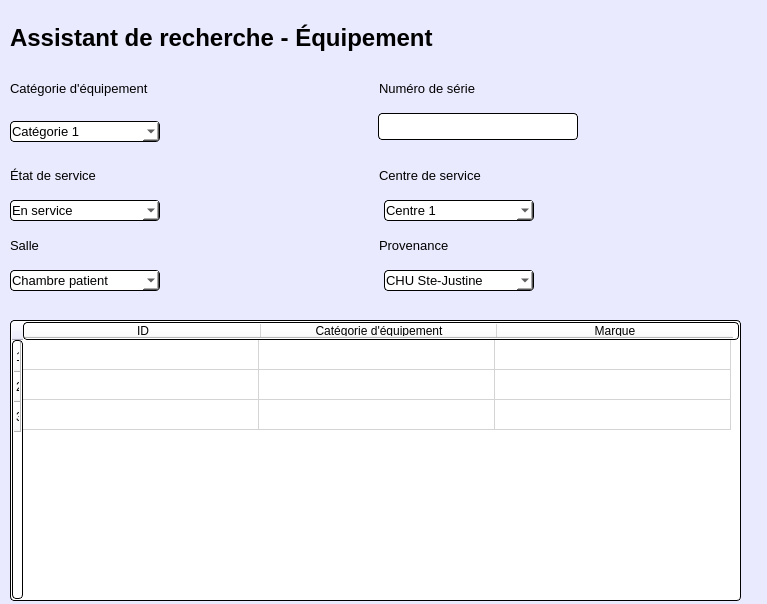
<?xml version="1.0" encoding="UTF-8"?>
<ui version="4.0">
 <class>fenetre_recherche</class>
 <widget class="QDialog" name="fenetre_recherche">
  <property name="geometry">
   <rect>
    <x>0</x>
    <y>0</y>
    <width>767</width>
    <height>604</height>
   </rect>
  </property>
  <property name="windowTitle">
   <string>Dialog</string>
  </property>
  <property name="styleSheet">
   <string notr="true">background-color: rgb(234, 234, 255);</string>
  </property>
  <widget class="QWidget" name="horizontalLayoutWidget">
   <property name="geometry">
    <rect>
     <x>10</x>
     <y>-3</y>
     <width>581</width>
     <height>81</height>
    </rect>
   </property>
   <layout class="QHBoxLayout" name="horizontalLayout">
    <item>
     <widget class="QLabel" name="title">
      <property name="font">
       <font>
        <family>MS Shell Dlg 2</family>
        <pointsize>18</pointsize>
        <weight>75</weight>
        <bold>true</bold>
       </font>
      </property>
      <property name="styleSheet">
       <string notr="true"/>
      </property>
      <property name="text">
       <string>Assistant de recherche - Équipement</string>
      </property>
     </widget>
    </item>
    <item>
     <spacer name="horizontalSpacer_7">
      <property name="orientation">
       <enum>Qt::Horizontal</enum>
      </property>
      <property name="sizeType">
       <enum>QSizePolicy::Fixed</enum>
      </property>
      <property name="sizeHint" stdset="0">
       <size>
        <width>30</width>
        <height>20</height>
       </size>
      </property>
     </spacer>
    </item>
    <item>
     <widget class="QLabel" name="label">
      <property name="text">
       <string/>
      </property>
      <property name="pixmap">
       <pixmap>../../../../Downloads/magnifying-glass.png</pixmap>
      </property>
      <property name="margin">
       <number>0</number>
      </property>
     </widget>
    </item>
   </layout>
  </widget>
  <widget class="QWidget" name="verticalLayoutWidget">
   <property name="geometry">
    <rect>
     <x>10</x>
     <y>70</y>
     <width>731</width>
     <height>221</height>
    </rect>
   </property>
   <layout class="QVBoxLayout" name="verticalLayout">
    <item>
     <layout class="QHBoxLayout" name="horizontalLayout_7">
      <item alignment="Qt::AlignLeft">
       <widget class="QLabel" name="categorie">
        <property name="font">
         <font>
          <family>MS Shell Dlg 2</family>
          <pointsize>10</pointsize>
          <weight>50</weight>
          <bold>false</bold>
         </font>
        </property>
        <property name="text">
         <string>Catégorie d'équipement</string>
        </property>
       </widget>
      </item>
      <item>
       <widget class="QLabel" name="NoSerie">
        <property name="font">
         <font>
          <family>MS Shell Dlg 2</family>
          <pointsize>10</pointsize>
          <weight>50</weight>
          <bold>false</bold>
         </font>
        </property>
        <property name="text">
         <string>Numéro de série</string>
        </property>
       </widget>
      </item>
     </layout>
    </item>
    <item>
     <layout class="QHBoxLayout" name="horizontalLayout_6">
      <property name="spacing">
       <number>0</number>
      </property>
      <property name="sizeConstraint">
       <enum>QLayout::SetMaximumSize</enum>
      </property>
      <item>
       <widget class="QComboBox" name="boite_categorie">
        <property name="minimumSize">
         <size>
          <width>150</width>
          <height>0</height>
         </size>
        </property>
        <property name="maximumSize">
         <size>
          <width>500</width>
          <height>16777215</height>
         </size>
        </property>
        <property name="font">
         <font>
          <family>Arial</family>
          <pointsize>10</pointsize>
         </font>
        </property>
        <property name="styleSheet">
         <string notr="true">padding: 1px;
border-style: solid;
border: 1px solid black;
border-radius: 4px;
background:rgb(255, 255, 255)</string>
        </property>
        <item>
         <property name="text">
          <string>Catégorie 1</string>
         </property>
        </item>
        <item>
         <property name="text">
          <string>Catégorie 2</string>
         </property>
        </item>
        <item>
         <property name="text">
          <string>Catégorie 3</string>
         </property>
        </item>
       </widget>
      </item>
      <item>
       <spacer name="horizontalSpacer">
        <property name="orientation">
         <enum>Qt::Horizontal</enum>
        </property>
        <property name="sizeType">
         <enum>QSizePolicy::Expanding</enum>
        </property>
        <property name="sizeHint" stdset="0">
         <size>
          <width>218</width>
          <height>20</height>
         </size>
        </property>
       </spacer>
      </item>
      <item alignment="Qt::AlignTop">
       <widget class="QTextEdit" name="text_NoSerie">
        <property name="maximumSize">
         <size>
          <width>200</width>
          <height>27</height>
         </size>
        </property>
        <property name="styleSheet">
         <string notr="true">padding: 1px;
border-style: solid;
border: 1px solid black;
border-radius: 4px;
background:rgb(255, 255, 255)
</string>
        </property>
       </widget>
      </item>
      <item>
       <spacer name="horizontalSpacer_2">
        <property name="orientation">
         <enum>Qt::Horizontal</enum>
        </property>
        <property name="sizeHint" stdset="0">
         <size>
          <width>40</width>
          <height>20</height>
         </size>
        </property>
       </spacer>
      </item>
     </layout>
    </item>
    <item>
     <layout class="QHBoxLayout" name="horizontalLayout_5">
      <item>
       <widget class="QLabel" name="etat">
        <property name="font">
         <font>
          <family>MS Shell Dlg 2</family>
          <pointsize>10</pointsize>
          <weight>50</weight>
          <bold>false</bold>
         </font>
        </property>
        <property name="text">
         <string>État de service</string>
        </property>
       </widget>
      </item>
      <item>
       <widget class="QLabel" name="centre">
        <property name="font">
         <font>
          <family>MS Shell Dlg 2</family>
          <pointsize>10</pointsize>
          <weight>50</weight>
          <bold>false</bold>
         </font>
        </property>
        <property name="text">
         <string>Centre de service</string>
        </property>
       </widget>
      </item>
     </layout>
    </item>
    <item>
     <layout class="QHBoxLayout" name="horizontalLayout_4">
      <item>
       <widget class="QComboBox" name="liste_etat">
        <property name="minimumSize">
         <size>
          <width>150</width>
          <height>0</height>
         </size>
        </property>
        <property name="maximumSize">
         <size>
          <width>200</width>
          <height>16777215</height>
         </size>
        </property>
        <property name="font">
         <font>
          <family>Arial</family>
          <pointsize>10</pointsize>
         </font>
        </property>
        <property name="styleSheet">
         <string notr="true">padding: 1px;
border-style: solid;
border: 1px solid black;
border-radius: 4px;
background:rgb(255, 255, 255)</string>
        </property>
        <item>
         <property name="text">
          <string>En service</string>
         </property>
        </item>
        <item>
         <property name="text">
          <string>En maintenance</string>
         </property>
        </item>
        <item>
         <property name="text">
          <string>Au rebus</string>
         </property>
        </item>
       </widget>
      </item>
      <item>
       <spacer name="horizontalSpacer_3">
        <property name="orientation">
         <enum>Qt::Horizontal</enum>
        </property>
        <property name="sizeType">
         <enum>QSizePolicy::Fixed</enum>
        </property>
        <property name="sizeHint" stdset="0">
         <size>
          <width>218</width>
          <height>20</height>
         </size>
        </property>
       </spacer>
      </item>
      <item>
       <widget class="QComboBox" name="liste_centre">
        <property name="minimumSize">
         <size>
          <width>150</width>
          <height>0</height>
         </size>
        </property>
        <property name="maximumSize">
         <size>
          <width>200</width>
          <height>16777215</height>
         </size>
        </property>
        <property name="font">
         <font>
          <family>Arial</family>
          <pointsize>10</pointsize>
         </font>
        </property>
        <property name="styleSheet">
         <string notr="true">padding: 1px;
border-style: solid;
border: 1px solid black;
border-radius: 4px;
background:rgb(255, 255, 255)</string>
        </property>
        <item>
         <property name="text">
          <string>Centre 1</string>
         </property>
        </item>
        <item>
         <property name="text">
          <string>Centre 2</string>
         </property>
        </item>
        <item>
         <property name="text">
          <string>Centre 3</string>
         </property>
        </item>
       </widget>
      </item>
      <item>
       <spacer name="horizontalSpacer_4">
        <property name="orientation">
         <enum>Qt::Horizontal</enum>
        </property>
        <property name="sizeHint" stdset="0">
         <size>
          <width>40</width>
          <height>20</height>
         </size>
        </property>
       </spacer>
      </item>
     </layout>
    </item>
    <item>
     <layout class="QHBoxLayout" name="horizontalLayout_2">
      <item>
       <widget class="QLabel" name="salle">
        <property name="font">
         <font>
          <family>MS Shell Dlg 2</family>
          <pointsize>10</pointsize>
          <weight>50</weight>
          <bold>false</bold>
         </font>
        </property>
        <property name="text">
         <string>Salle</string>
        </property>
       </widget>
      </item>
      <item>
       <widget class="QLabel" name="provenance">
        <property name="font">
         <font>
          <family>MS Shell Dlg 2</family>
          <pointsize>10</pointsize>
          <weight>50</weight>
          <bold>false</bold>
         </font>
        </property>
        <property name="text">
         <string>Provenance</string>
        </property>
       </widget>
      </item>
     </layout>
    </item>
    <item>
     <layout class="QHBoxLayout" name="horizontalLayout_3">
      <item>
       <widget class="QComboBox" name="liste_salle">
        <property name="minimumSize">
         <size>
          <width>150</width>
          <height>0</height>
         </size>
        </property>
        <property name="maximumSize">
         <size>
          <width>200</width>
          <height>16777215</height>
         </size>
        </property>
        <property name="font">
         <font>
          <family>Arial</family>
          <pointsize>10</pointsize>
         </font>
        </property>
        <property name="styleSheet">
         <string notr="true">padding: 1px;
border-style: solid;
border: 1px solid black;
border-radius: 4px;
background:rgb(255, 255, 255)
</string>
        </property>
        <item>
         <property name="text">
          <string>Chambre patient</string>
         </property>
        </item>
        <item>
         <property name="text">
          <string>Salle de réunion</string>
         </property>
        </item>
        <item>
         <property name="text">
          <string>Salle d'opération</string>
         </property>
        </item>
       </widget>
      </item>
      <item>
       <spacer name="horizontalSpacer_5">
        <property name="orientation">
         <enum>Qt::Horizontal</enum>
        </property>
        <property name="sizeType">
         <enum>QSizePolicy::Fixed</enum>
        </property>
        <property name="sizeHint" stdset="0">
         <size>
          <width>218</width>
          <height>20</height>
         </size>
        </property>
       </spacer>
      </item>
      <item>
       <widget class="QComboBox" name="liste_provenance">
        <property name="minimumSize">
         <size>
          <width>150</width>
          <height>0</height>
         </size>
        </property>
        <property name="maximumSize">
         <size>
          <width>200</width>
          <height>16777215</height>
         </size>
        </property>
        <property name="font">
         <font>
          <family>Arial</family>
          <pointsize>10</pointsize>
         </font>
        </property>
        <property name="styleSheet">
         <string notr="true">padding: 1px;
border-style: solid;
border: 1px solid black;
border-radius: 4px;
background:rgb(255, 255, 255)</string>
        </property>
        <item>
         <property name="text">
          <string>CHU Ste-Justine</string>
         </property>
        </item>
        <item>
         <property name="text">
          <string>Provenance 2</string>
         </property>
        </item>
        <item>
         <property name="text">
          <string>Provenance 3</string>
         </property>
        </item>
       </widget>
      </item>
      <item>
       <spacer name="horizontalSpacer_6">
        <property name="orientation">
         <enum>Qt::Horizontal</enum>
        </property>
        <property name="sizeHint" stdset="0">
         <size>
          <width>40</width>
          <height>20</height>
         </size>
        </property>
       </spacer>
      </item>
     </layout>
    </item>
   </layout>
  </widget>
  <widget class="QTableWidget" name="tableau">
   <property name="geometry">
    <rect>
     <x>10</x>
     <y>320</y>
     <width>731</width>
     <height>281</height>
    </rect>
   </property>
   <property name="sizePolicy">
    <sizepolicy hsizetype="Maximum" vsizetype="Maximum">
     <horstretch>0</horstretch>
     <verstretch>0</verstretch>
    </sizepolicy>
   </property>
   <property name="font">
    <font>
     <family>MS Shell Dlg 2</family>
     <pointsize>10</pointsize>
     <weight>50</weight>
     <bold>false</bold>
    </font>
   </property>
   <property name="styleSheet">
    <string notr="true">font: 10pt &quot;MS Shell Dlg 2&quot;;
padding: 1px;
border-style: solid;
border: 1px solid black;
border-radius: 4px;
background:rgb(255, 255, 255)</string>
   </property>
   <property name="frameShape">
    <enum>QFrame::Box</enum>
   </property>
   <property name="lineWidth">
    <number>1</number>
   </property>
   <property name="midLineWidth">
    <number>0</number>
   </property>
   <property name="sizeAdjustPolicy">
    <enum>QAbstractScrollArea::AdjustIgnored</enum>
   </property>
   <attribute name="horizontalHeaderCascadingSectionResizes">
    <bool>false</bool>
   </attribute>
   <attribute name="horizontalHeaderDefaultSectionSize">
    <number>236</number>
   </attribute>
   <attribute name="horizontalHeaderStretchLastSection">
    <bool>false</bool>
   </attribute>
   <attribute name="verticalHeaderStretchLastSection">
    <bool>false</bool>
   </attribute>
   <row>
    <property name="text">
     <string>1</string>
    </property>
   </row>
   <row>
    <property name="text">
     <string>2</string>
    </property>
   </row>
   <row>
    <property name="text">
     <string>3</string>
    </property>
   </row>
   <column>
    <property name="text">
     <string>ID</string>
    </property>
   </column>
   <column>
    <property name="text">
     <string>Catégorie d'équipement</string>
    </property>
   </column>
   <column>
    <property name="text">
     <string>Marque</string>
    </property>
   </column>
   <item row="0" column="0">
    <property name="text">
     <string/>
    </property>
    <property name="textAlignment">
     <set>AlignJustify|AlignVCenter</set>
    </property>
   </item>
   <item row="0" column="2">
    <property name="text">
     <string/>
    </property>
   </item>
  </widget>
 </widget>
 <resources/>
 <connections/>
</ui>
